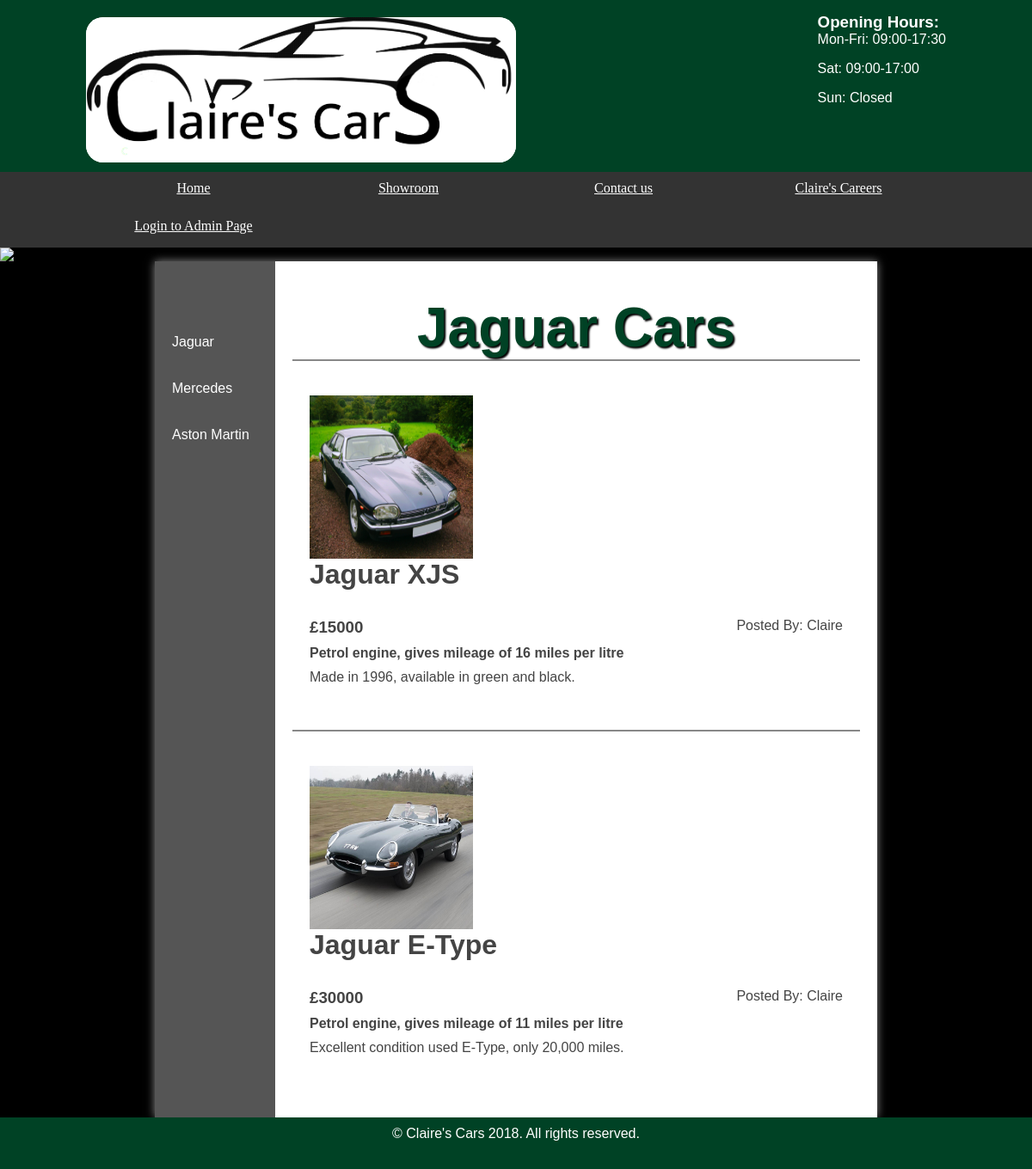
The page /websites/default/public/cars.php?id=1 on the database its author committed.
### tables this page shows
CREATE TABLE `manufacturers` (
  `id` int NOT NULL AUTO_INCREMENT,
  `name` varchar(45) DEFAULT NULL,
  PRIMARY KEY (`id`)
);

CREATE TABLE `car_image` (
  `id` int NOT NULL AUTO_INCREMENT,
  `car_id` int NOT NULL,
  `img_name` varchar(250) NOT NULL,
  `updated` char(1) NOT NULL,
  PRIMARY KEY (`id`)
);

CREATE TABLE `cars` (
  `id` int NOT NULL AUTO_INCREMENT,
  `car_name` varchar(45) DEFAULT NULL,
  `engine` varchar(45) DEFAULT NULL,
  `mileage` varchar(45) DEFAULT NULL,
  `prev_price` varchar(45) DEFAULT NULL,
  `cur_price` varchar(45) DEFAULT NULL,
  `postedBy` varchar(100) DEFAULT NULL,
  `manufacturerId` int DEFAULT NULL,
  `description` longblob,
  `archived` char(1) DEFAULT NULL,
  PRIMARY KEY (`id`)
);

### websites/default/public/AllQueries.php (called while the page is built, shortened)
<?php
class AllQueries{
    function find($pdo, $table, $field, $value) {
        $stmt = $pdo->prepare('SELECT * FROM ' . $table . ' WHERE ' . $field . ' = :value');
        $criteria = [
            'value' => $value
        ];
        $stmt->execute($criteria);
        return $stmt->fetch();
    }
    function select($pdo, $table, $field, $value) {
        $stmt = $pdo->prepare('SELECT * FROM ' . $table . ' WHERE ' . $field . ' = ' . $value);
        $stmt->execute();
        return $stmt->fetchAll();
    }
    function selectAll($pdo, $table) {
        $stmt = $pdo->prepare('SELECT * FROM ' . $table );
        $stmt->execute();
        return $stmt->fetchAll();
    }
}
?>

### websites/default/public/cars.php (the view, shortened to what this page needs)
<?php
$allQueries = new AllQueries;
require 'heading.php';
?>
<main class="admin">
	<section class="left">
		<ul>
		<?php
		$manuf = $allQueries->selectAll($pdo, 'manufacturers');
		foreach ($manuf as $manufs){
			echo '<li><a style = "text-transform: capitalize;" href="cars.php?id='.$manufs['id'].'">'.$manufs['name'].'</a></li>';
		}
		?>
		</ul>
	</section>
	<section class="right">
	<?php
	if (isset($_GET['id'])){
		$id = $_GET['id'];
		$manufacturer = $allQueries->find($pdo, 'manufacturers', 'id', $id);
		echo "<h1 style = 'text-transform: capitalize;'>". $manufacturer['name'] ." Cars</h1>";
	}
	else{
	?>
	<h1>Our cars</h1>
	<?php
	}
	?>
	<ul class="cars">
	<?php
	if (isset($_GET['id'])){
		$cars = $allQueries->select($pdo, 'cars', 'manufacturerId', $id);
	}
	else{
		$cars = $allQueries->selectAll($pdo, 'cars');
	}
	foreach ($cars as $car) {
		if ($car['archived'] == 'N'){
			include('showCar.php');
		}
	}
	?>
	</ul>
	</section>
</main>
<?php require('footer.php'); ?>

### websites/default/public/showCar.php (shortened to what this page needs)
<?php
echo '<li>';
$manufacturer = $allQueries->find($pdo, 'manufacturers', 'id', $car['manufacturerId']);
$stmt = $allQueries->select($pdo, 'car_image', 'car_id', $car['id']);
foreach($stmt as $rows){
    if ($rows['updated'] == 'Y'){
        $stmt = $allQueries->selectAll($pdo, 'updated_carimage');
    }
    else if ($rows['updated'] == 'N'){
        $stmt = $allQueries->selectAll($pdo, 'car_image');
    }
}
foreach($stmt as $rows){
    if ($rows['car_id'] == $car['id']){
        $imageN = $rows['img_name'];
        if ((isset($_SESSION['adminlogin']) && $_SESSION['adminlogin'] == true)) {
            if ($imageN) {
                echo '<a href="../images/cars/'.$imageN.'"><img src = "../images/cars/'.$imageN.'"></a>';
            }
        }
        else{
            if ($imageN) {
                echo '<a href="./images/cars/'.$imageN.'"><img src = "./images/cars/'.$imageN.'"></a>';
            }
        }
    }
}
echo '<div class="details">';
echo '<h2 style = "clear: left; margin-top: 110px; text-transform: capitalize;">' . $manufacturer['name'] . ' ' . $car['car_name'] . '</h2>';
echo '<p style = "float: right; text-transform: capitalize;">posted by: '.$car['postedBy'].'</p>';
if ($car['cur_price']){
    echo '<h3>Was £' . $car['prev_price'] . ', Now £'.$car['cur_price'].'</h3>';
}
else{
    echo '<h3>£' . $car['prev_price'] . '</h3>';
}
echo '<h4 style = "margin: 10px 0;">' . $car['engine'].' engine, gives mileage of '.$car['mileage'].' miles per litre</h4>';
echo '<p>' . $car['description'] . '</p>';
    echo '</div>';
    echo '</li>';
?>

### websites/default/public/styles.css (style rules this page uses)
* { margin: 0; padding: 0; }
html { font-family: 'Oxygen-Regular', verdana, sans-serif; }
body { background-color: #000; }
h1 { font-size:4em; color: white; text-align: center; padding-top: 20px; text-shadow: 2px 2px 2px #000; }
main { min-height: 75vh; background-color: #fff; width: 70vw; display: block; margin: auto; box-shadow: 0px 0px 10px #888; color:#444; }
main h2 { font-size:2em; }
p, li, h2 { margin-bottom: 1em; }
.left ul { list-style-type: none }
section a { color: #444; }
.stock, .admin { display: table; }
.stock > ul, .admin .left { width: 10vw; list-style-type: none; display: table-cell; padding: 10px; background-color: #555; margin: 0; }
.stock > ul, .admin .left ul li { padding: 10px; }
.stock .products, .admin .right { display: table-cell; padding: 20px; }
.stock > ul a, .admin .left a { color: white; text-decoration: none; }
.cars li { border-top: 2px solid #888; padding: 20px; overflow: auto; }
.cars li .noimage, .cars li img { margin-top: 20px;width: 190px; margin-right: 4%; height: 190px; float: left; }
.right { padding: 20px; }
main h1 { color: #004225; }
main img { display: block; }

### rows shown on the page
manufacturers: name "Jaguar"
manufacturers: name "Mercedes"
manufacturers: name "Aston Martin"
cars: manufacturerId.name "Jaguar", car_name "XJS", postedBy "Claire", prev_price "15000", engine "Petrol", mileage "16", description "Made in 1996, available in green and black."
car_image: img_name (picture)
cars: manufacturerId.name "Jaguar", car_name "E-Type", postedBy "Claire", prev_price "30000", engine "Petrol", mileage "11", description "Excellent condition used E-Type, only 20,000 miles."
car_image: img_name (picture)
